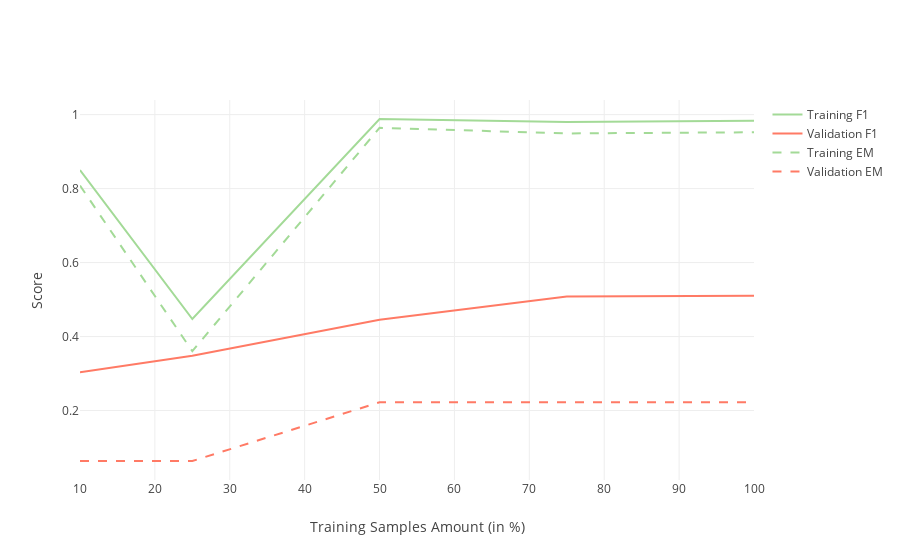

The code cell stored with this chart in its notebook:
### Markdown cell above
### Curvas de Aprendizado sem K-Fold e com ELMo, com Word Embeddings de 600 dimensões e respostas adicionais apenas para dev.

### Code cell
metrics_single_fold_elmo_reduced_path = "{}/metrics/single_fold_elmo_reduced".format(os.getcwd())
plot_single_fold(metrics_single_fold_elmo_reduced_path)

### Figure 1 — Plotly figure (JSON) as saved in the notebook; plotly's stock layout.template omitted (floating-point values rounded to 4 significant figures)
{"data": [{"line": {"color": "rgb(163,218,151)"}, "mode": "lines", "name": "Training F1", "type": "scatter", "uid": "45745947-542c-4eaa-aa3c-82dcee45a042", "x": ["10", "25", "50", "75", "100"], "y": [0.8501, 0.4474, 0.9881, 0.9797, 0.9836]}, {"line": {"color": "rgb(255,122,101)"}, "mode": "lines", "name": "Validation F1", "type": "scatter", "uid": "c57ffc3d-fd3d-444a-ad50-f20bde4067e8", "x": ["10", "25", "50", "75", "100"], "y": [0.3031, 0.3479, 0.4455, 0.5083, 0.5101]}, {"line": {"color": "rgb(163,218,151)", "dash": "dash"}, "mode": "lines", "name": "Training EM", "type": "scatter", "uid": "770cc0e8-06ae-476e-9146-97132d03c54b", "x": ["10", "25", "50", "75", "100"], "y": [0.8082, 0.3603, 0.9643, 0.9491, 0.9522]}, {"line": {"color": "rgb(255,122,101)", "dash": "dash"}, "mode": "lines", "name": "Validation EM", "type": "scatter", "uid": "8863b4d3-53e7-433e-a325-b42ca787bdbd", "x": ["10", "25", "50", "75", "100"], "y": [0.06349, 0.06349, 0.2222, 0.2222, 0.2222]}], "layout": {"title": {"text": ""}, "xaxis": {"title": {"text": "Training Samples Amount (in %)"}}, "yaxis": {"title": {"text": "Score"}}}}
